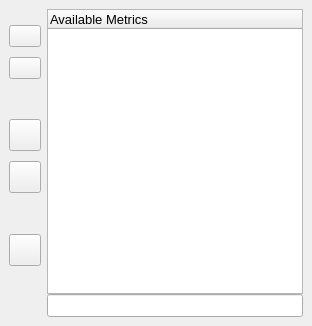
     <widget class="QWidget" name="Widget3" >
      <attribute name="title" >
       <string>Metrics</string>
      </attribute>
      <layout class="QGridLayout" >
       <property name="margin" >
        <number>9</number>
       </property>
       <property name="spacing" >
        <number>6</number>
       </property>
       <item row="0" column="1" >
        <layout class="QVBoxLayout" >
         <property name="margin" >
          <number>0</number>
         </property>
         <property name="spacing" >
          <number>0</number>
         </property>
         <item>
          <widget class="QTreeWidget" name="availableMetricsTreeWidget" >
           <property name="font" >
            <font>
             <pointsize>10</pointsize>
            </font>
           </property>
           <property name="cursor" >
            <cursor>0</cursor>
           </property>
           <property name="mouseTracking" >
            <bool>true</bool>
           </property>
           <property name="whatsThis" >
            <string>Complete list of metrics and instances which can be added to a new or current chart</string>
           </property>
           <property name="frameShape" >
            <enum>QFrame::StyledPanel</enum>
           </property>
           <property name="verticalScrollBarPolicy" >
            <enum>Qt::ScrollBarAsNeeded</enum>
           </property>
           <property name="alternatingRowColors" >
            <bool>true</bool>
           </property>
           <property name="selectionMode" >
            <enum>QAbstractItemView::ExtendedSelection</enum>
           </property>
           <property name="rootIsDecorated" >
            <bool>false</bool>
           </property>
           <property name="uniformRowHeights" >
            <bool>true</bool>
           </property>
           <property name="columnCount" >
            <number>1</number>
           </property>
           <column>
            <property name="text" >
             <string>Available Metrics</string>
            </property>
           </column>
          </widget>
         </item>
         <item>
          <widget class="QLineEdit" name="availableMetricLineEdit" >
           <property name="font" >
            <font>
             <pointsize>10</pointsize>
             <weight>75</weight>
             <bold>true</bold>
            </font>
           </property>
           <property name="whatsThis" >
            <string>Complete metric name of the currently selected metric in the Available Metrics list</string>
           </property>
           <property name="text" >
            <string/>
           </property>
           <property name="readOnly" >
            <bool>true</bool>
           </property>
          </widget>
         </item>
        </layout>
       </item>
       <item row="0" column="0" >
        <layout class="QVBoxLayout" >
         <property name="margin" >
          <number>0</number>
         </property>
         <property name="spacing" >
          <number>0</number>
         </property>
         <item>
          <spacer>
           <property name="orientation" >
            <enum>Qt::Vertical</enum>
           </property>
           <property name="sizeType" >
            <enum>QSizePolicy::Fixed</enum>
           </property>
           <property name="sizeHint" >
            <size>
             <width>20</width>
             <height>16</height>
            </size>
           </property>
          </spacer>
         </item>
         <item>
          <widget class="QPushButton" name="metricInfoButton" >
           <property name="sizePolicy" >
            <sizepolicy>
             <hsizetype>0</hsizetype>
             <vsizetype>0</vsizetype>
             <horstretch>0</horstretch>
             <verstretch>0</verstretch>
            </sizepolicy>
           </property>
           <property name="maximumSize" >
            <size>
             <width>32</width>
             <height>32</height>
            </size>
           </property>
           <property name="toolTip" >
            <string>Metric Info</string>
           </property>
           <property name="whatsThis" >
            <string>Display information about a metric selected from either of the Chart Plots or Available Metrics lists.  This includes metric descriptor, help text (if available), and value at the current time position.</string>
           </property>
           <property name="text" >
            <string/>
           </property>
           <property name="icon" >
            <iconset resource="pmchart.qrc" >:/images/help-browser.png</iconset>
           </property>
          </widget>
         </item>
         <item>
          <spacer>
           <property name="orientation" >
            <enum>Qt::Vertical</enum>
           </property>
           <property name="sizeType" >
            <enum>QSizePolicy::Fixed</enum>
           </property>
           <property name="sizeHint" >
            <size>
             <width>20</width>
             <height>10</height>
            </size>
           </property>
          </spacer>
         </item>
         <item>
          <widget class="QPushButton" name="metricSearchButton" >
           <property name="enabled" >
            <bool>true</bool>
           </property>
           <property name="sizePolicy" >
            <sizepolicy>
             <hsizetype>0</hsizetype>
             <vsizetype>0</vsizetype>
             <horstretch>0</horstretch>
             <verstretch>0</verstretch>
            </sizepolicy>
           </property>
           <property name="maximumSize" >
            <size>
             <width>32</width>
             <height>32</height>
            </size>
           </property>
           <property name="toolTip" >
            <string>Metric Search</string>
           </property>
           <property name="whatsThis" >
            <string>Search for metrics using a regular expression on metric/instance names.</string>
           </property>
           <property name="text" >
            <string/>
           </property>
           <property name="icon" >
            <iconset resource="pmchart.qrc" >:/images/system-search.png</iconset>
           </property>
          </widget>
         </item>
         <item>
          <spacer>
           <property name="orientation" >
            <enum>Qt::Vertical</enum>
           </property>
           <property name="sizeHint" >
            <size>
             <width>20</width>
             <height>40</height>
            </size>
           </property>
          </spacer>
         </item>
         <item>
          <widget class="QPushButton" name="metricDeleteButton" >
           <property name="sizePolicy" >
            <sizepolicy>
             <hsizetype>0</hsizetype>
             <vsizetype>0</vsizetype>
             <horstretch>0</horstretch>
             <verstretch>0</verstretch>
            </sizepolicy>
           </property>
           <property name="minimumSize" >
            <size>
             <width>32</width>
             <height>32</height>
            </size>
           </property>
           <property name="maximumSize" >
            <size>
             <width>32</width>
             <height>32</height>
            </size>
           </property>
           <property name="toolTip" >
            <string>Remove plot from chart</string>
           </property>
           <property name="whatsThis" >
            <string>Remove the current selected plot(s) from the Chart Plots list.  When OK is pressed, these plots will be removed from the current chart.</string>
           </property>
           <property name="text" >
            <string/>
           </property>
           <property name="icon" >
            <iconset resource="pmchart.qrc" >:/images/process-stop.png</iconset>
           </property>
          </widget>
         </item>
         <item>
          <spacer>
           <property name="orientation" >
            <enum>Qt::Vertical</enum>
           </property>
           <property name="sizeType" >
            <enum>QSizePolicy::Fixed</enum>
           </property>
           <property name="sizeHint" >
            <size>
             <width>20</width>
             <height>10</height>
            </size>
           </property>
          </spacer>
         </item>
         <item>
          <widget class="QPushButton" name="metricAddButton" >
           <property name="sizePolicy" >
            <sizepolicy>
             <hsizetype>0</hsizetype>
             <vsizetype>0</vsizetype>
             <horstretch>0</horstretch>
             <verstretch>0</verstretch>
            </sizepolicy>
           </property>
           <property name="minimumSize" >
            <size>
             <width>32</width>
             <height>32</height>
            </size>
           </property>
           <property name="maximumSize" >
            <size>
             <width>32</width>
             <height>32</height>
            </size>
           </property>
           <property name="toolTip" >
            <string>Insert plot into chart</string>
           </property>
           <property name="whatsThis" >
            <string>Add a new plot into the Chart Plots list.  When OK is pressed, this plot will be added to the new or current chart.</string>
           </property>
           <property name="text" >
            <string/>
           </property>
           <property name="icon" >
            <iconset resource="pmchart.qrc" >:/images/go-previous.png</iconset>
           </property>
          </widget>
         </item>
         <item>
          <spacer>
           <property name="orientation" >
            <enum>Qt::Vertical</enum>
           </property>
           <property name="sizeHint" >
            <size>
             <width>20</width>
             <height>41</height>
            </size>
           </property>
          </spacer>
         </item>
         <item>
          <widget class="QPushButton" name="sourceButton" >
           <property name="sizePolicy" >
            <sizepolicy>
             <hsizetype>0</hsizetype>
             <vsizetype>0</vsizetype>
             <horstretch>0</horstretch>
             <verstretch>0</verstretch>
            </sizepolicy>
           </property>
           <property name="minimumSize" >
            <size>
             <width>32</width>
             <height>32</height>
            </size>
           </property>
           <property name="maximumSize" >
            <size>
             <width>32</width>
             <height>32</height>
            </size>
           </property>
           <property name="toolTip" >
            <string>Add new host</string>
           </property>
           <property name="whatsThis" >
            <string>Add new metric source (host or archive) from which additional Available Metrics can be found for plotting.</string>
           </property>
           <property name="text" >
            <string/>
           </property>
          </widget>
         </item>
         <item>
          <spacer>
           <property name="orientation" >
            <enum>Qt::Vertical</enum>
           </property>
           <property name="sizeType" >
            <enum>QSizePolicy::Fixed</enum>
           </property>
           <property name="sizeHint" >
            <size>
             <width>20</width>
             <height>51</height>
            </size>
           </property>
          </spacer>
         </item>
        </layout>
       </item>
      </layout>
     </widget>
